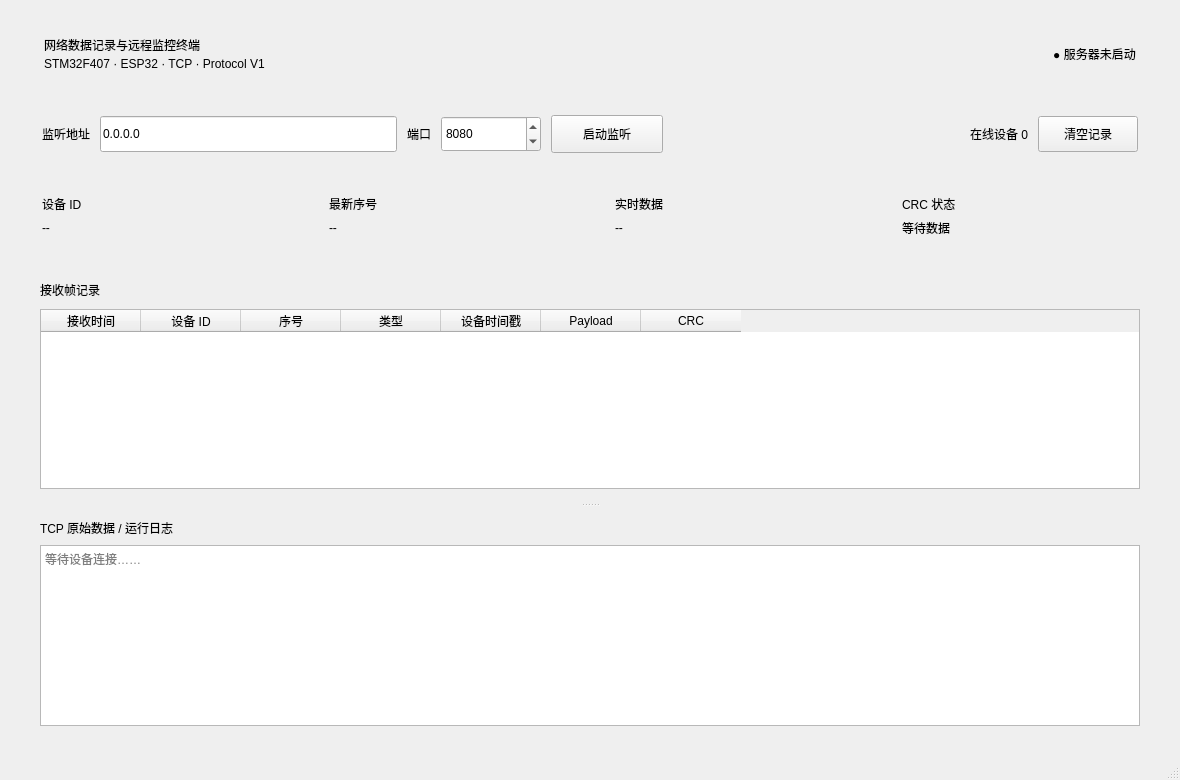
<?xml version="1.0" encoding="UTF-8"?>
<ui version="4.0">
 <class>MainWindow</class>
 <widget class="QMainWindow" name="MainWindow">
  <property name="geometry">
   <rect>
    <x>0</x>
    <y>0</y>
    <width>1180</width>
    <height>780</height>
   </rect>
  </property>
  <property name="minimumSize">
   <size>
    <width>980</width>
    <height>680</height>
   </size>
  </property>
  <property name="windowTitle">
   <string>STM32 网络数据监控终端</string>
  </property>
  <widget class="QWidget" name="centralwidget">
   <layout class="QVBoxLayout" name="mainLayout">
    <property name="spacing">
     <number>16</number>
    </property>
    <property name="leftMargin">
     <number>24</number>
    </property>
    <property name="topMargin">
     <number>20</number>
    </property>
    <property name="rightMargin">
     <number>24</number>
    </property>
    <property name="bottomMargin">
     <number>20</number>
    </property>
    <item>
     <widget class="QFrame" name="headerFrame">
      <layout class="QHBoxLayout" name="headerLayout">
       <property name="leftMargin">
        <number>20</number>
       </property>
       <property name="topMargin">
        <number>16</number>
       </property>
       <property name="rightMargin">
        <number>20</number>
       </property>
       <property name="bottomMargin">
        <number>16</number>
       </property>
       <item>
        <layout class="QVBoxLayout" name="titleLayout">
         <property name="spacing">
          <number>3</number>
         </property>
         <item>
          <widget class="QLabel" name="titleLabel">
           <property name="text">
            <string>网络数据记录与远程监控终端</string>
           </property>
          </widget>
         </item>
         <item>
          <widget class="QLabel" name="subtitleLabel">
           <property name="text">
            <string>STM32F407 · ESP32 · TCP · Protocol V1</string>
           </property>
          </widget>
         </item>
        </layout>
       </item>
       <item>
        <spacer name="headerSpacer">
         <property name="orientation">
          <enum>Qt::Orientation::Horizontal</enum>
         </property>
         <property name="sizeHint" stdset="0">
          <size>
           <width>40</width>
           <height>20</height>
          </size>
         </property>
        </spacer>
       </item>
       <item>
        <widget class="QLabel" name="serverStatusLabel">
         <property name="text">
          <string>● 服务器未启动</string>
         </property>
         <property name="alignment">
          <set>Qt::AlignmentFlag::AlignCenter</set>
         </property>
        </widget>
       </item>
      </layout>
     </widget>
    </item>
    <item>
     <widget class="QFrame" name="controlFrame">
      <layout class="QHBoxLayout" name="controlLayout">
       <property name="spacing">
        <number>10</number>
       </property>
       <property name="leftMargin">
        <number>18</number>
       </property>
       <property name="topMargin">
        <number>12</number>
       </property>
       <property name="rightMargin">
        <number>18</number>
       </property>
       <property name="bottomMargin">
        <number>12</number>
       </property>
       <item>
        <widget class="QLabel" name="addressLabel">
         <property name="text">
          <string>监听地址</string>
         </property>
        </widget>
       </item>
       <item>
        <widget class="QLineEdit" name="listenAddressEdit">
         <property name="minimumSize">
          <size>
           <width>150</width>
           <height>36</height>
          </size>
         </property>
         <property name="text">
          <string>0.0.0.0</string>
         </property>
        </widget>
       </item>
       <item>
        <widget class="QLabel" name="portLabel">
         <property name="text">
          <string>端口</string>
         </property>
        </widget>
       </item>
       <item>
        <widget class="QSpinBox" name="portSpinBox">
         <property name="minimumSize">
          <size>
           <width>100</width>
           <height>36</height>
          </size>
         </property>
         <property name="minimum">
          <number>1</number>
         </property>
         <property name="maximum">
          <number>65535</number>
         </property>
         <property name="value">
          <number>8080</number>
         </property>
        </widget>
       </item>
       <item>
        <widget class="QPushButton" name="startServerButton">
         <property name="minimumSize">
          <size>
           <width>112</width>
           <height>38</height>
          </size>
         </property>
         <property name="text">
          <string>启动监听</string>
         </property>
        </widget>
       </item>
       <item>
        <spacer name="controlSpacer">
         <property name="orientation">
          <enum>Qt::Orientation::Horizontal</enum>
         </property>
         <property name="sizeHint" stdset="0">
          <size>
           <width>40</width>
           <height>20</height>
          </size>
         </property>
        </spacer>
       </item>
       <item>
        <widget class="QLabel" name="connectionCountLabel">
         <property name="text">
          <string>在线设备 0</string>
         </property>
        </widget>
       </item>
       <item>
        <widget class="QPushButton" name="clearButton">
         <property name="minimumSize">
          <size>
           <width>100</width>
           <height>36</height>
          </size>
         </property>
         <property name="text">
          <string>清空记录</string>
         </property>
        </widget>
       </item>
      </layout>
     </widget>
    </item>
    <item>
     <layout class="QHBoxLayout" name="statsLayout">
      <property name="spacing">
       <number>14</number>
      </property>
      <item>
       <widget class="QFrame" name="deviceCard">
        <layout class="QVBoxLayout" name="deviceCardLayout">
         <property name="leftMargin">
          <number>18</number>
         </property>
         <property name="topMargin">
          <number>14</number>
         </property>
         <property name="rightMargin">
          <number>18</number>
         </property>
         <property name="bottomMargin">
          <number>14</number>
         </property>
         <item>
          <widget class="QLabel" name="deviceCardTitle">
           <property name="text">
            <string>设备 ID</string>
           </property>
          </widget>
         </item>
         <item>
          <widget class="QLabel" name="deviceIdValue">
           <property name="text">
            <string>--</string>
           </property>
          </widget>
         </item>
        </layout>
       </widget>
      </item>
      <item>
       <widget class="QFrame" name="sequenceCard">
        <layout class="QVBoxLayout" name="sequenceCardLayout">
         <property name="leftMargin">
          <number>18</number>
         </property>
         <property name="topMargin">
          <number>14</number>
         </property>
         <property name="rightMargin">
          <number>18</number>
         </property>
         <property name="bottomMargin">
          <number>14</number>
         </property>
         <item>
          <widget class="QLabel" name="sequenceCardTitle">
           <property name="text">
            <string>最新序号</string>
           </property>
          </widget>
         </item>
         <item>
          <widget class="QLabel" name="sequenceValue">
           <property name="text">
            <string>--</string>
           </property>
          </widget>
         </item>
        </layout>
       </widget>
      </item>
      <item>
       <widget class="QFrame" name="valueCard">
        <layout class="QVBoxLayout" name="valueCardLayout">
         <property name="leftMargin">
          <number>18</number>
         </property>
         <property name="topMargin">
          <number>14</number>
         </property>
         <property name="rightMargin">
          <number>18</number>
         </property>
         <property name="bottomMargin">
          <number>14</number>
         </property>
         <item>
          <widget class="QLabel" name="valueCardTitle">
           <property name="text">
            <string>实时数据</string>
           </property>
          </widget>
         </item>
         <item>
          <widget class="QLabel" name="realtimeValue">
           <property name="text">
            <string>--</string>
           </property>
          </widget>
         </item>
        </layout>
       </widget>
      </item>
      <item>
       <widget class="QFrame" name="crcCard">
        <layout class="QVBoxLayout" name="crcCardLayout">
         <property name="leftMargin">
          <number>18</number>
         </property>
         <property name="topMargin">
          <number>14</number>
         </property>
         <property name="rightMargin">
          <number>18</number>
         </property>
         <property name="bottomMargin">
          <number>14</number>
         </property>
         <item>
          <widget class="QLabel" name="crcCardTitle">
           <property name="text">
            <string>CRC 状态</string>
           </property>
          </widget>
         </item>
         <item>
          <widget class="QLabel" name="crcValue">
           <property name="text">
            <string>等待数据</string>
           </property>
          </widget>
         </item>
        </layout>
       </widget>
      </item>
     </layout>
    </item>
    <item>
     <widget class="QSplitter" name="contentSplitter">
      <property name="orientation">
       <enum>Qt::Orientation::Vertical</enum>
      </property>
      <widget class="QFrame" name="tableFrame">
       <layout class="QVBoxLayout" name="tableLayout">
        <property name="spacing">
         <number>10</number>
        </property>
        <property name="leftMargin">
         <number>16</number>
        </property>
        <property name="topMargin">
         <number>14</number>
        </property>
        <property name="rightMargin">
         <number>16</number>
        </property>
        <property name="bottomMargin">
         <number>14</number>
        </property>
        <item>
         <widget class="QLabel" name="tableTitle">
          <property name="text">
           <string>接收帧记录</string>
          </property>
         </widget>
        </item>
        <item>
         <widget class="QTableWidget" name="frameTable">
          <property name="editTriggers">
           <set>QAbstractItemView::EditTrigger::NoEditTriggers</set>
          </property>
          <property name="alternatingRowColors">
           <bool>true</bool>
          </property>
          <property name="selectionBehavior">
           <enum>QAbstractItemView::SelectionBehavior::SelectRows</enum>
          </property>
          <property name="rowCount">
           <number>0</number>
          </property>
          <property name="columnCount">
           <number>7</number>
          </property>
          <column>
           <property name="text">
            <string>接收时间</string>
           </property>
          </column>
          <column>
           <property name="text">
            <string>设备 ID</string>
           </property>
          </column>
          <column>
           <property name="text">
            <string>序号</string>
           </property>
          </column>
          <column>
           <property name="text">
            <string>类型</string>
           </property>
          </column>
          <column>
           <property name="text">
            <string>设备时间戳</string>
           </property>
          </column>
          <column>
           <property name="text">
            <string>Payload</string>
           </property>
          </column>
          <column>
           <property name="text">
            <string>CRC</string>
           </property>
          </column>
         </widget>
        </item>
       </layout>
      </widget>
      <widget class="QFrame" name="rawFrame">
       <layout class="QVBoxLayout" name="rawLayout">
        <property name="spacing">
         <number>8</number>
        </property>
        <property name="leftMargin">
         <number>16</number>
        </property>
        <property name="topMargin">
         <number>12</number>
        </property>
        <property name="rightMargin">
         <number>16</number>
        </property>
        <property name="bottomMargin">
         <number>12</number>
        </property>
        <item>
         <widget class="QLabel" name="rawTitle">
          <property name="text">
           <string>TCP 原始数据 / 运行日志</string>
          </property>
         </widget>
        </item>
        <item>
         <widget class="QPlainTextEdit" name="rawHexEdit">
          <property name="readOnly">
           <bool>true</bool>
          </property>
          <property name="maximumBlockCount">
           <number>1000</number>
          </property>
          <property name="placeholderText">
           <string>等待设备连接……</string>
          </property>
         </widget>
        </item>
       </layout>
      </widget>
     </widget>
    </item>
   </layout>
  </widget>
  <widget class="QStatusBar" name="statusbar"/>
 </widget>
 <resources/>
 <connections/>
</ui>
